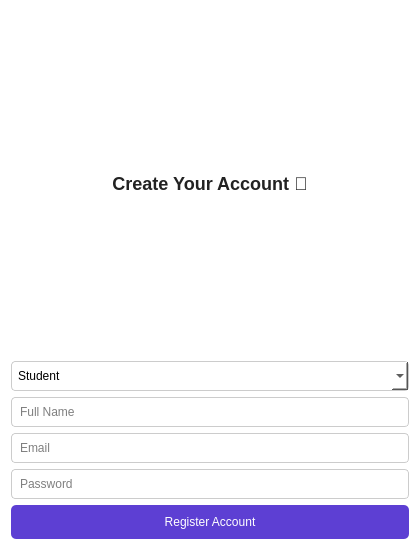
<?xml version="1.0" encoding="UTF-8"?>
<ui version="4.0">
 <class>RegisterWindow</class>
 <widget class="QWidget" name="RegisterWindow">
  <property name="geometry"><rect><x>0</x><y>0</y><width>420</width><height>550</height></rect></property>
  <property name="windowTitle"><string>Register</string></property>
  <property name="styleSheet"><string>
    QWidget {
        background-color: #fff;
        font-family: 'Segoe UI';
    }
    QPushButton {
        background-color: #5D3FD3;
        color: white;
        padding: 10px;
        border-radius: 5px;
    }
    QPushButton:hover {
        background-color: #4B32B3;
    }
    QLabel {
        font-size: 18px;
        font-weight: bold;
        color: #222;
    }
    QLineEdit, QComboBox {
        padding: 6px;
        border: 1px solid #ccc;
        border-radius: 4px;
    }
  </string></property>
  <layout class="QVBoxLayout" name="verticalLayout">
   <item><widget class="QLabel" name="label_header"><property name="text"><string>Create Your Account 🚀</string></property><property name="alignment"><set>Qt::AlignCenter</set></property></widget></item>
   <item><widget class="QComboBox" name="combo_user_type"><item><property name="text"><string>Student</string></property></item><item><property name="text"><string>Company</string></property></item></widget></item>
   <item><widget class="QLineEdit" name="line_name"><property name="placeholderText"><string>Full Name</string></property></widget></item>
   <item><widget class="QLineEdit" name="line_email"><property name="placeholderText"><string>Email</string></property></widget></item>
   <item><widget class="QLineEdit" name="line_password"><property name="placeholderText"><string>Password</string></property><property name="echoMode"><enum>QLineEdit::Password</enum></property></widget></item>
   <item><widget class="QPushButton" name="btn_submit"><property name="text"><string>Register Account</string></property></widget></item>
  </layout>
 </widget>
 <resources/>
 <connections/>
</ui>
